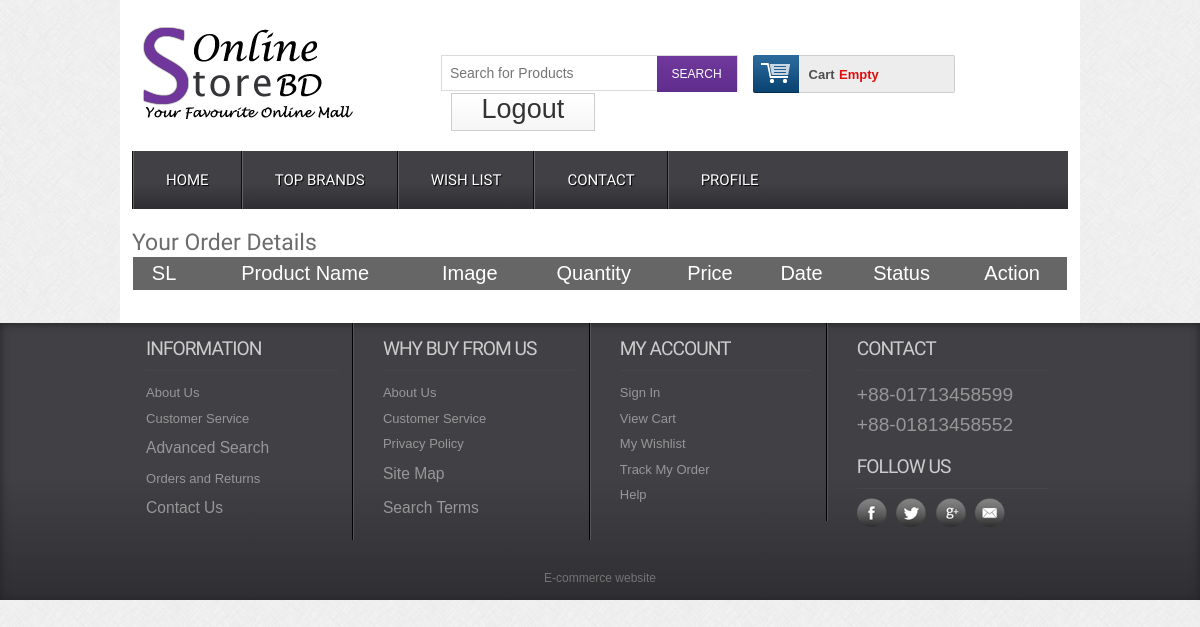
/orderdetails.php (signed in), run on an earlier commit of the app's database.
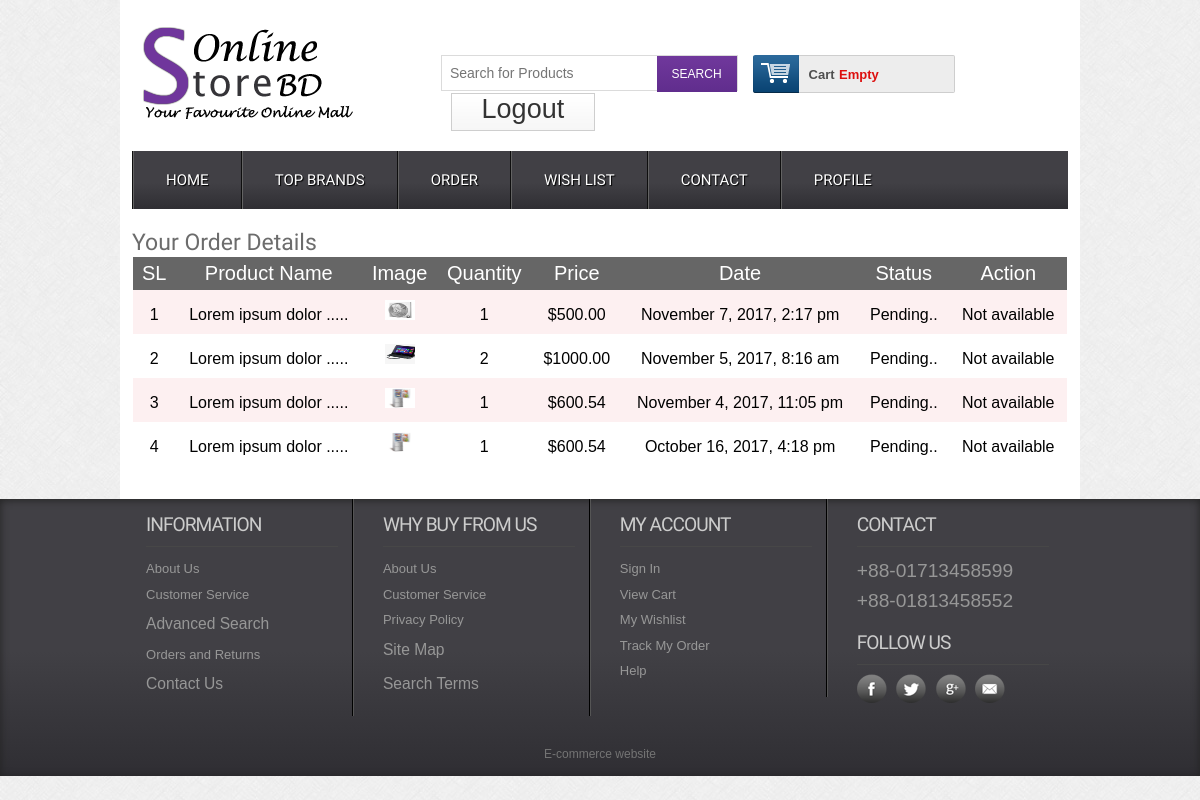
And on a later commit of the database.
### tables this page shows
CREATE TABLE `tbl_order` (
  `id` int(11) NOT NULL,
  `cmrId` int(11) NOT NULL,
  `productId` int(11) NOT NULL,
  `productName` varchar(255) NOT NULL,
  `quantity` int(11) NOT NULL,
  `price` float(10,2) NOT NULL,
  `image` varchar(255) NOT NULL,
  `date` datetime NOT NULL DEFAULT CURRENT_TIMESTAMP,
  `status` int(11) NOT NULL DEFAULT '0'
);

### classes/cart.php (called while the page is built, shortened)
<?php
	$filepath = realpath(dirname(__FILE__));
	include_once ($filepath.'/../lib/database.php');
	include_once ($filepath.'/../helpers/format.php');
 ?>
 <?php
 	class Cart
 	{
		private $db;
		public function __construct()
		{
			$this->db = new database();
		}
 	    public function checkCartTable(){
 	    	$sId = session_id();
			$query = "SELECT * FROM tbl_cart WHERE `sId` ='$sId'";
 	    	$result =$this->db->select($query);
 	    	return $result;
 	    }
 	    public function getOrderDetails($cmrId){
 	    	$query = "SELECT * FROM tbl_order WHERE `cmrId` ='$cmrId'ORDER BY date  desc";
 	    	$result =$this->db->select($query);
 	    	return $result;
 	    }
 	    public function checkOrder($cmrId){
 	    	$query = "SELECT * FROM tbl_order WHERE `cmrId` ='$cmrId'";
 	    	$result =$this->db->select($query);
 	    	return $result;
 	    }
    }
  ?>

### lib/database.php (called while the page is built, shortened)
<?php
Class database{
	 public $host   = DB_HOST;
	 public $user   = DB_USER;
	 public $pass   = DB_PASS;
	 public $dbname = DB_NAME;
	 public $link;
private function connectDB(){
	 $this->link = new mysqli($this->host, $this->user, $this->pass,
		$this->dbname);
	 }
public function select($query){
		$result = $this->link->query($query) or die($this->link->error.__LINE__);
		if($result->num_rows>0){
			return $result;
		} else {
			return false;
		}
	 }
}

### lib/session.php (called while the page is built, shortened)
<?php
class Session{
 public static function get($key){
  if (isset($_SESSION[$key])) {
   return $_SESSION[$key];
  } else {
   return false;
  }
 }
}
?>

### classes/product.php (called while the page is built, shortened)
<?php
	$filepath = realpath(dirname(__FILE__));
	include_once ($filepath.'/../lib/database.php');
	include_once ($filepath.'/../helpers/format.php');
 ?>
 <?php
 	class Product
 	{
		private $db;
		public function __construct(){
			$this->db = new database();
		}
        public function checkWishlist($cmrId){
        	$cquery ="SELECT * FROM tbl_wlist WHERE `cmrId`='$cmrId'";
 	    	$chk =$this->db->select($cquery);
 	    	if ($chk) {
 	    		return true;
 	    	}else{
 	    		return false;
 	    	}
        }
 	}
  ?>

### helpers/format.php (called while the page is built, shortened)
<?php
class format{
 public function formatDate($date){
  return date('F j, Y, g:i a', strtotime($date));
 }
}
?>

### orderdetails.php (the view, shortened to what this page needs)
<?php include 'inc/header.php'; ?>
<div class="main">
	<div class="content">
		<div class="section group">
			<div class="notfound">
				<h2>Your Order Details</h2>
					<table class="tblone">
							<tr>
							    <th>SL</th>
								<th>Product Name</th>
								<th>Image</th>
								<th>Quantity</th>
								<th>Price</th>
								<th>Date</th>
								<th>Status</th>
								<th>Action</th>
							</tr>
							<?php
								$cmrId =Session::get("cmrId");
								$orderDetails =$ct->getOrderDetails($cmrId);
								if ($orderDetails) {
									$i=0;
									while ($result = $orderDetails->fetch_assoc()) {
										$i++;
							 ?>
							<tr>
								<td><?php echo $i; ?></td>
								<td><?php echo $result['productName']; ?></td>
								<td><img src="admin/<?php echo $result['image']; ?>" alt=""/></td>
								<td><?php echo $result['quantity']; ?></td>
								<td>$<?php echo $result['price']; ?></td>
								<td><?php echo $fm->formatDate($result['date']); ?></td>
								<td>
								    <?php
								    	 if($result['status']=='0'){
								    	 	echo "Pending..";
								    	 }elseif($result['status']=='1'){?>
								    	 	<p>Shifted</p>
								    	<?php }else{?>
								    		<p>Ok</p>
								    	<?php } ?>
								 </td>
								 <?php
								 	if($result['status']=='0'){
								  ?>
								<td>Not available</td>
								<?php }elseif($result['status']=='1'){ ?>
								 <td><a href="?shiftid=<?php echo $result['id'] ?> & price=<?php echo $result['price'] ?> & cmrId=<?php echo $result['cmrId'] ?>">Confirm</a></td>
								<?php }else{ ?>
									<td>Ok</td>
								<?php } ?>
							</tr>
							<?php }} ?>
						</table>
			</div>
		</div>
	</div>
</div>
<?php include 'inc/footer.php'; ?>

### inc/header.php (shortened to what this page needs)
<?php
	$filepath = realpath(dirname(__FILE__));
    include_once ($filepath.'/../lib/session.php');
    include_once ($filepath.'/../lib/database.php');
	include_once ($filepath.'/../helpers/format.php');
    $fm = new format();
    $pd = new Product();
    $ct = new Cart();
 ?>
<!DOCTYPE HTML>
<head>
<link href="css/style.css" rel="stylesheet" type="text/css" media="all"/>
<link href="css/menu.css" rel="stylesheet" type="text/css" media="all"/>
</head>
<body>
  <div class="wrap">
		<div class="header_top">
			<div class="logo">
				<a href="index.php"><img src="images/logo.png" alt="" /></a>
			</div>
			  <div class="header_top_right">
			    <div class="search_box">
				    <form action ="search.php" method="GET">
				    	<input type="text" placeholder="Search for Products" name ="search"><input type="submit" value="SEARCH">
				    </form>
			    </div>
			    <div class="shopping_cart">
					<div class="cart">
						<a href="#" title="View my shopping cart" rel="nofollow">
								<span class="cart_title">Cart</span>
								<span class="no_product">
								<?php
									$getData = $ct->checkCartTable();
									if($getData){
									$sum = Session::get("sum");
									$quantity = Session::get("qty");
									echo "$".$sum;
									echo " <span style='color:black'>Qty:</span>".$quantity;
								   }else{
								   	echo "Empty";
								   }
								 ?>
								</span>
							</a>
						</div>
			      </div>
		   <div class="login">
					 <?php
						$login =Session::get("cuslog");
						if ($login==false) {
					 ?>
		   			<a href="login.php">Login</a>
		   		  <?php }else {?>
		   		    <a href="?cid=<?php Session::get('cmrId'); ?>">Logout</a>
		   		    <?php } ?>
		   </div>
	 </div>
 </div>
<div class="menu">
	<ul id="dc_mega-menu-orange" class="dc_mm-orange">
	  <li><a href="index.php">Home</a></li>
	  <li><a href="topbrands.php">Top Brands</a></li>
 <?php
 	$cmrId =Session::get("cmrId");
	$chkOrder =$ct->checkOrder($cmrId);
	if ($chkOrder) { ?>
	<li><a href="orderdetails.php">Order</a></li>
	   <?php } ?>
	<?php
 	$cmrId =Session::get("cmrId");
	$chkOrder =$pd->checkWishlist($cmrId);
	if ($chkOrder) { ?>
	   <li><a href="wishlist.php">Wish List</a> </li>
	    <?php } ?>
	  <li><a href="contact.php">Contact</a> </li>
<?php
	$login =Session::get("cuslog");
 if ($login==true) {?>
	  <li><a href="profile.php">Profile</a> </li>
	  <?php } ?>
	</ul>
</div>

### inc/footer.php (shortened to what this page needs)
</div>
   <div class="footer">
   	  <div class="wrapper">
	     <div class="section group">
				<div class="col_1_of_4 span_1_of_4">
						<h4>Information</h4>
						<ul>
						<li><a href="#">About Us</a></li>
						<li><a href="#">Customer Service</a></li>
						<li><a href="#"><span>Advanced Search</span></a></li>
						<li><a href="#">Orders and Returns</a></li>
						<li><a href="#"><span>Contact Us</span></a></li>
						</ul>
					</div>
				<div class="col_1_of_4 span_1_of_4">
					<h4>Why buy from us</h4>
						<ul>
						<li><a href="about.php">About Us</a></li>
						<li><a href="faq.php">Customer Service</a></li>
						<li><a href="#">Privacy Policy</a></li>
						<li><a href="contact.php"><span>Site Map</span></a></li>
						<li><a href="preview.php"><span>Search Terms</span></a></li>
						</ul>
				</div>
				<div class="col_1_of_4 span_1_of_4">
					<h4>My account</h4>
						<ul>
							<li><a href="contact.php">Sign In</a></li>
							<li><a href="index.php">View Cart</a></li>
							<li><a href="#">My Wishlist</a></li>
							<li><a href="#">Track My Order</a></li>
							<li><a href="faq.php">Help</a></li>
						</ul>
				</div>
				<div class="col_1_of_4 span_1_of_4">
					<h4>Contact</h4>
						<ul>
							<li><span>+88-01713458599</span></li>
							<li><span>+88-01813458552</span></li>
						</ul>
						<div class="social-icons">
							<h4>Follow Us</h4>
					   		  <ul>
							      <li class="facebook"><a href="#" target="_blank"> </a></li>
							      <li class="twitter"><a href="#" target="_blank"> </a></li>
							      <li class="googleplus"><a href="#" target="_blank"> </a></li>
							      <li class="contact"><a href="#" target="_blank"> </a></li>
						     </ul>
   	 					</div>
				</div>
			</div>
			<div class="copy_right">
				<p>E-commerce website </p>
		   </div>
     </div>
    </div>
    <link href="css/flexslider.css" rel='stylesheet' type='text/css' />
</body>
</html>

### css/menu.css (style rules this page uses)
ul.dc_mm-orange,ul.dc_mm-orange li { border:none; list-style:none; }
ul.dc_mm-orange { background: #414045; background: -moz-linear-gradient(top, #414045 55%, #2f2e33 100%); background: -webkit-gradient(linear, left top, left bottom, color-stop(55%,#414045), color-stop(100%,#2f2e33)); background: -webkit-linear-gradient(top, #414045 55%,#2f2e33 100%); background: -o-linear-gradient(top, #414045 55%,#2f2e33 100%); background: -ms-linear-gradient(top, #414045 55%,#2f2e33 100%); background: linear-gradient(to bottom, #414045 55%,#2f2e33 100%); filter: progid:DXImageTransform.Microsoft.gradient( startColorstr='#414045', endColorstr='#2f2e33',GradientType=0 ); font:normal 13px Arial,sans-serif; padding:0; position:relative; width:100%; }
ul.dc_mm-orange li { float:left; margin:0; padding:0; }
ul.dc_mm-orange li a { color:#fff; display:block; float:left; font-size:15px; padding:20px 32px; text-decoration:none; text-shadow:1px 1px 1px #000; text-transform:uppercase; font-family:'Doppio One', sans-serif; border-left:2px groove #636363; }

What changed in the data, as far as the page shows it:
added tbl_order: productName "Lorem ipsum dolor .....", image (picture), quantity "1", price "500.00", date "November 7, 2017, 2:17 pm", status "Pending.."
added tbl_order: productName "Lorem ipsum dolor .....", image (picture), quantity "2", price "1000.00", date "November 5, 2017, 8:16 am", status "Pending.."
added tbl_order: productName "Lorem ipsum dolor .....", image (picture), quantity "1", price "600.54", date "November 4, 2017, 11:05 pm", status "Pending.."
added tbl_order: productName "Lorem ipsum dolor .....", image (picture), quantity "1", price "600.54", date "October 16, 2017, 4:18 pm", status "Pending.."
Also different on the page:
text now shown: "ORDER"
